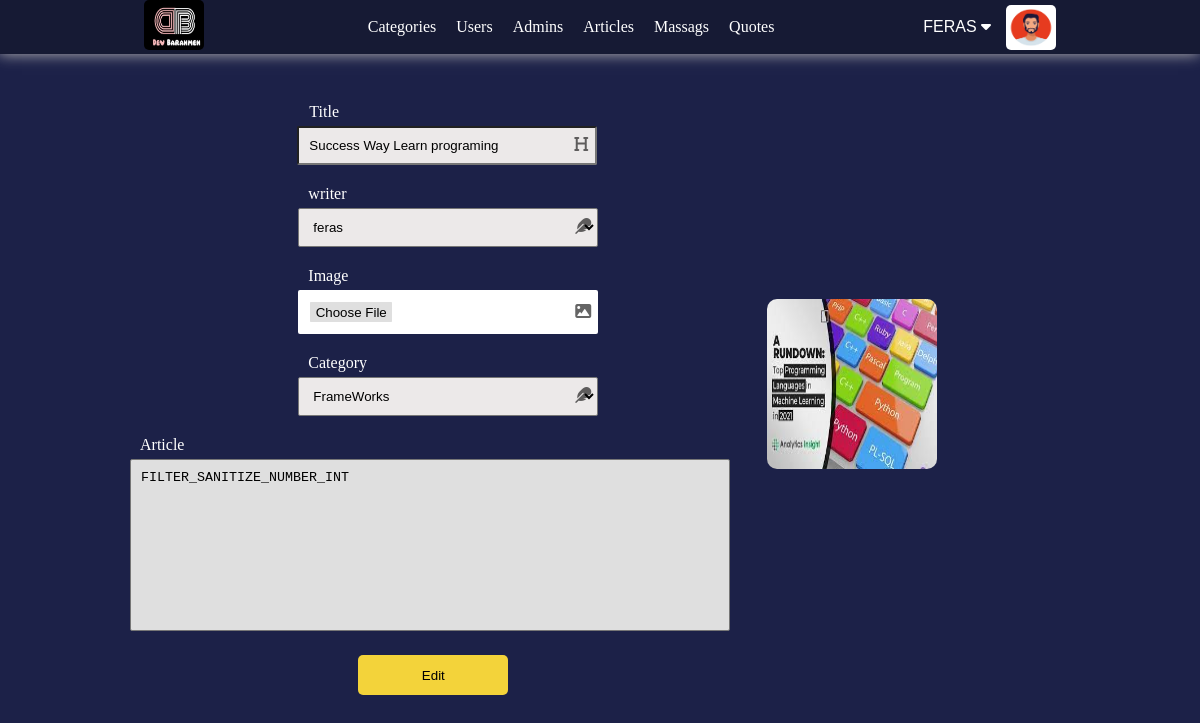
Page /admin/articles.php?articleAction=edit&IdArticle=16 (signed in) on the earlier database version.
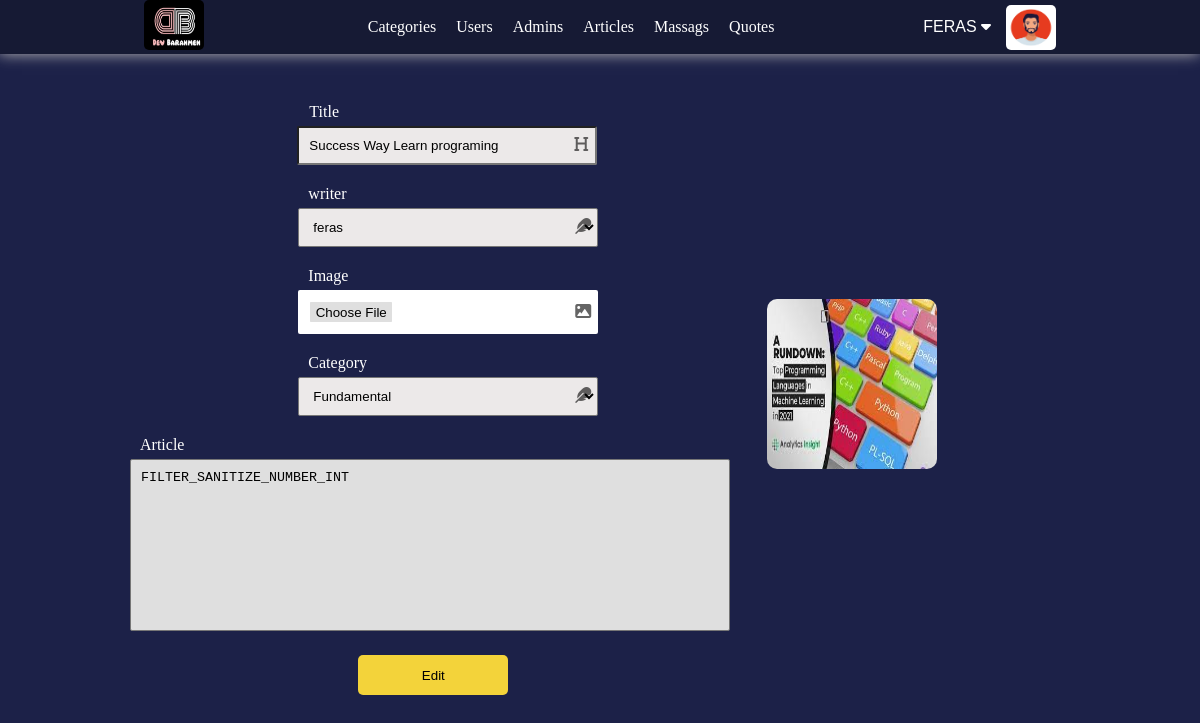
Same page on the later database version.
### tables this page shows
CREATE TABLE `articles` (
  `IdArticle` int(11) NOT NULL,
  `titleArticle` varchar(255) NOT NULL,
  `content` text NOT NULL,
  `imageName` varchar(255) DEFAULT NULL,
  `IdUser` int(11) NOT NULL,
  `categoryID` int(11) DEFAULT NULL,
  `additionDate` date NOT NULL
);

CREATE TABLE `categories` (
  `IdCategory` int(11) NOT NULL,
  `titleCategory` varchar(255) NOT NULL,
  `content` varchar(100) NOT NULL,
  `additionDate` date NOT NULL,
  `IDwriter` int(11) NOT NULL
);

### admin/include/templates/nav.php (called while the page is built, shortened)
<?php
    function NavStructer() {
        global $commfilesuploaded;
        ?>
                        <?php Images::SetImg($commfilesuploaded.'users/', Images::GetNameImgFromDB('imageName', 'users', "Where IdUser = " .  Sessions::GetValueSessionDepKey('IdUser')), 'profile-pictuer') ?>
        <?php
    }
    NavStructer();

### admin/init.php (called while the page is built, shortened)
<?php
    include("config.php");
    $tpl            = 'include/templates/';
    $fun            = 'include/functions/';
    $commfilesPHP   = '../commonBetweenBackFront/php/';
    include($fun . 'backendFunctions.php');
    include($commfilesPHP. 'functions.php');
    include($tpl . 'header.php');
    if (!function_exists('SetNav')) {
        function SetNav() {
            global $tpl;
            include($tpl . 'nav.php');
        }
    }

### admin/articles.php (the view, shortened to what the changed rows need)
<?php
    include ('init.php');
    SetNav();
    function PrintCategories() {
        $data = Queries::FromTable("IdCategory, titleCategory", 'categories');
        ?>
        <?php
    }
        ?>
        <?php
    function EditStructer() {
        $IdArticle = GetRequests::GetValueGet('IdArticle');
        $info = Queries::FromTable("titleArticle, imageName, content, categoryID", 'articles', "WHERE IdArticle = " . $IdArticle, 'fetch');
        $catname  = Queries::FromTable("titleCategory", 'categories', "WHERE IdCategory = " . $info['categoryID'], 'fetch')['titleCategory'];
        ?>
            <div class="body-add-article">
                    <form action="articles.php?articleAction=update&IdArticle=<?php echo $IdArticle ?>" method="POST" enctype="multipart/form-data">
                        <div class="">
                            <label for="title" class="label">Title</label>
                            <i class="fa-solid fa-heading"></i>
                            <input type="text" name="titleArticle" id="title"  value="<?php echo $info['titleArticle'] ?>"  placeholder="Title" class="input-edit-feild">
                        </div>
                        <div class="">
                            <label for="writer" class="label">writer</label>
                            <i class="fa-solid fa-feather"></i>
                            <select name="IdUser" id="writer" class="input-edit-feild">
                                <?php Backend::PrintWriters() ?>
                            </select>
                        </div>
                        <div class="">
                            <label for="img" class="label">Image</label>
                            <i class="fa-solid fa-image"></i>
                            <input type="file" name="imageName" id="img" class="input-edit-feild file">
                        </div>
                    <div class="">
                        <label for="categoryID" class="label">Category</label>
                        <i class="fa-solid fa-feather"></i>
                        <select name="categoryID" id="categoryID" class="input-edit-feild" required>
                            <option value="<?php echo $info['categoryID'] ?>"><?php echo $catname ?></option>
                            <?php PrintCategories() ?>
                        </select>
                    </div>
                        <div class="">
                            <label for="article" class="label">Article</label>
                            <textarea name="content" id="article"  cols="80" rows="10" class="input-edit-feild"><?php echo $info['content'] ?></textarea>
                        </div>
                        <input type="submit" class="form-btn add-member-in-users" value="Edit">
                    </form>
            </div>
        <?php
    }
            ?>
        <?php
    function Controller() {
        switch (GetRequests::GetValueGet('articleAction')) {
                case 'edit':
                    EditStructer();
                break;
        }
    }
    Controller();
    include ($tpl . 'footer.php');

### commonBetweenBackFront/php/functions.php (shortened to what the changed rows need)
        ?> <div class="alert <?php echo $typeAlert?>"><?php echo $mass?></div> <?php
class Queries {
    public static function FromTable($filed='*', $table, $condition=NULL, $typeFetch = 'fetchAll', $ordered = null, $typeOrders = 'DESC', $limit = NULL) {
        global $db;
        if($ordered === null) {
            $stmt = $db->prepare("SELECT $filed FROM $table $condition $limit");
        }
        else
            $stmt = $db->prepare("SELECT $filed FROM $table $condition ORDER BY $ordered $typeOrders $limit");
        $stmt->execute();
        if ($typeFetch === 'fetchAll')
            $requerd = $stmt->fetchAll();
        elseif($typeFetch === 'fetch') {
            $requerd = $stmt->fetch();
        }
        return $requerd;
    }
}
class GetRequests {
    public static function IfGet() {
        if(! empty($_GET)) {
            return true;
        } else {
            return false;
        }
    }
    public static function GetValueGet($nameGet) {
        if (GetRequests::IfGet() && isset($_GET[$nameGet])) {
            return $_GET[$nameGet];
        }
    }
}
class Images {
    public static function SetImg($path, $nameImg, $class = NULL ) {
        global $commfilesImags;
        if ( ! empty ($nameImg)) {
            ?> <img src="<?php echo $path . $nameImg ?>" alt="Image" class="<?php echo $class ?>"> <?php
        } else {
            ?>  <img src="<?php echo $commfilesImags ?>/imagesProject/defaultImg.jpg" alt="Image" class="<?php echo $class ?>"> <?php
        }
    }
}

Differences in the rows shown:
changed articles "Success Way Learn programing": categoryID "FrameWorks" → "Fundamental"
